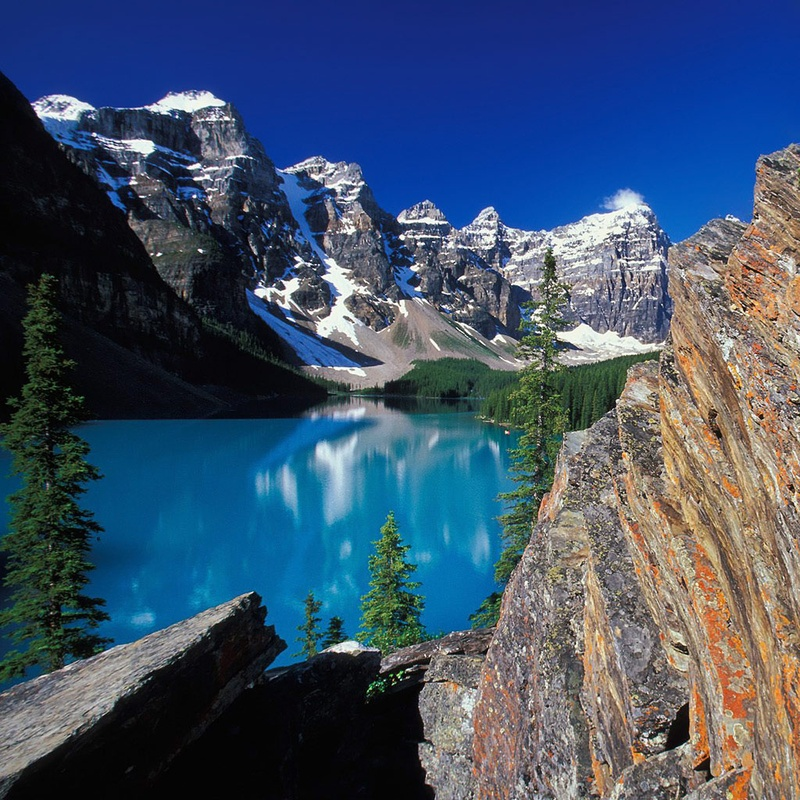
#> input picture arithmetic_logical_ops/images/mountains.jpg, 800 x 800 px, shrunk from 1024 x 1024 before the run
$ jupyter execute arithmetic_ops.ipynb   (shell and % lines are left out)
#> lines starting #> are read from the running program, lines starting #| are printed output that depends on the picture
# Arithmetic Operations

OpenCV allows us to perform arithmetic operations on images. It provides methods like:
* `add()`
* `subtract()`
* `multiply()`

[cell 1]
import cv2
import numpy as np
import matplotlib.pyplot as plt
import matplotlib

### Addition and Subtraction

[cell 2]
img = cv2.imread('images/mountains.jpg', cv2.IMREAD_COLOR)
#> img is the input picture: shape (800, 800, 3); mean B, G, R 105.5, 82.2, 63.5
plt.figure(figsize=[5, 5])
plt.imshow(img[:, :, ::-1])

[cell 3]
#Let's add using OpenCV
matrix = np.ones(img.shape, np.uint8) * 45
(matrix == 45).all()
#> Out = True

[cell 4]
img_add = cv2.add(img, matrix)
plt.imshow(img_add[:, :, ::-1])

[cell 5]
#Let's now subtract
img_sub = cv2.subtract(img, matrix)
plt.imshow(img_sub[:, :, ::-1])

Let us plot all together.

[cell 6]
plt.figure(figsize=[20, 5])
plt.subplot(131); plt.imshow(img_sub[:, :, ::-1]); plt.title('Subtracted (Darker)')
plt.subplot(132); plt.imshow(img[:, :, ::-1]);     plt.title('Original')
plt.subplot(133); plt.imshow(img_add[:, :, ::-1]); plt.title('Added (Brighter)')

As you can see, addition can be used to make an image brighter. Subtraction can be used to make an image darker.

### An NB about addition & subtraction

To illustrate this, we are going to use a matrix of value `100`.

[cell 7]
#Building the matrix
matrix_2 = np.ones(img.shape, np.uint8) * 100

[cell 8]
cv_add = cv2.add(img, matrix_2)

#Since the images are np arrays, we can just add using numpy
np_add = img + matrix_2

[cell 9]
#plotting
plt.figure(figsize=[13, 5])
plt.subplot(131); plt.imshow(cv_add[:, :, ::-1]); plt.title('OpenCV Addition')
plt.subplot(133); plt.imshow(np_add[:, :, ::-1]); plt.title('NumPy Addition')
plt.subplot(132); plt.imshow(img[:, :, ::-1]); plt.title('Original')

Since OpenCV `Mat` objects are numpy arrays, we can also use numpy addition to add the images. However, when we do that we see that the operations yield very different results for OpenCV and for NumPy. Compared to the original, the OpenCV added image appears brighter - as expected- whereas the Numpy added image contains artifacts. This is because the way Numpy and OpenCV add differs significantly, as shown below.

[cell 10]
#A little examination
print('cv_add', len(cv_add[cv_add == 255]))
#| cv_add 316820
print('np_add', len(np_add[np_add == 255]))
#| np_add 7962

The above results may not tell us much, only that cv_add has more `255` than np_add. How does that help us, you ask? It's significant since it shows us how NumPy and OpenCV differ in addition. OpenCV clips overflow values (values greater than 255) at 255, whereas NumPy performs addition modulo `%` 256 (that is, it takes the remainder of dividing a number by 256).
<br>
For example:
<br>
For NumPy, `100 + 236 = 336 % 256 = 80`
<br>
For OpenCV, `100 + 236 = 336 = 255`
<br>
<br>
Hence the reason why we have more `255`'s in the OpenCV added image than in the NumPy one. The NumPy one has artifacts which develop from the modulo operation.

We can prevent this behavior in NumPy by using `np.clip()`, and specify the values from `0` to `255`.

[cell 11]
np_add2 = np.uint8(np.clip(np.add(img, matrix_2, dtype=np.int32), 0, 255))

Instead of using the `+` operator, we have used `np.add`. Although they serve the same functionality, `np.add` allows more operations. For example, here we specify that we want the result to be of type `int32`. We then cast the clipped image `uint8`.

[cell 12]
#We can easily check even without plotting
(np_add2 == cv_add).all()
#> Out = True

### What of Subtraction?

[cell 13]
cv_sub = cv2.subtract(img, matrix_2)
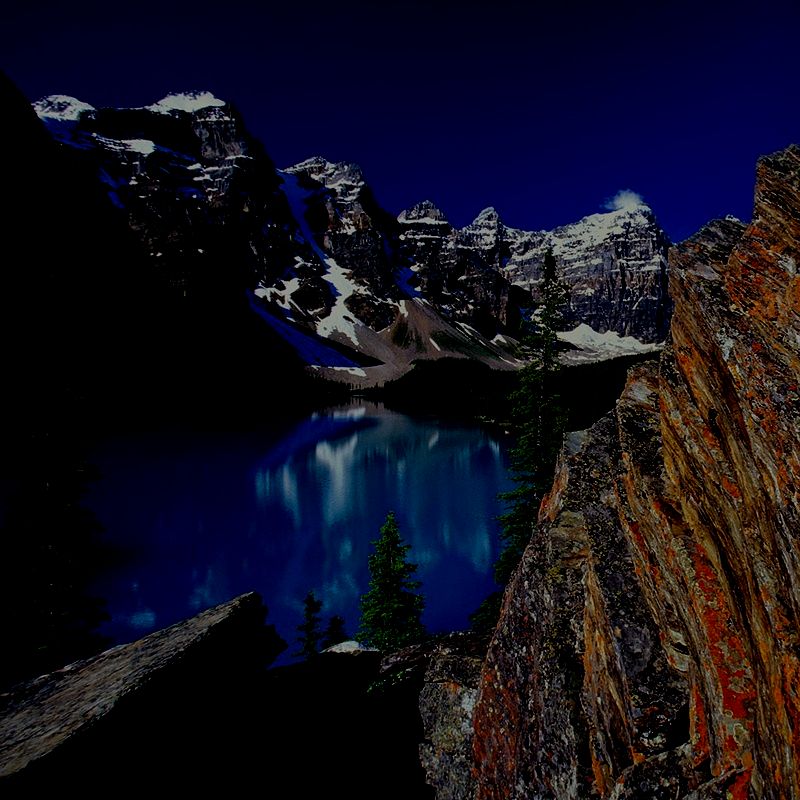
#> cv_sub: shape (800, 800, 3); mean B, G, R 28.8, 15.6, 18.1
np_sub = img - matrix_2
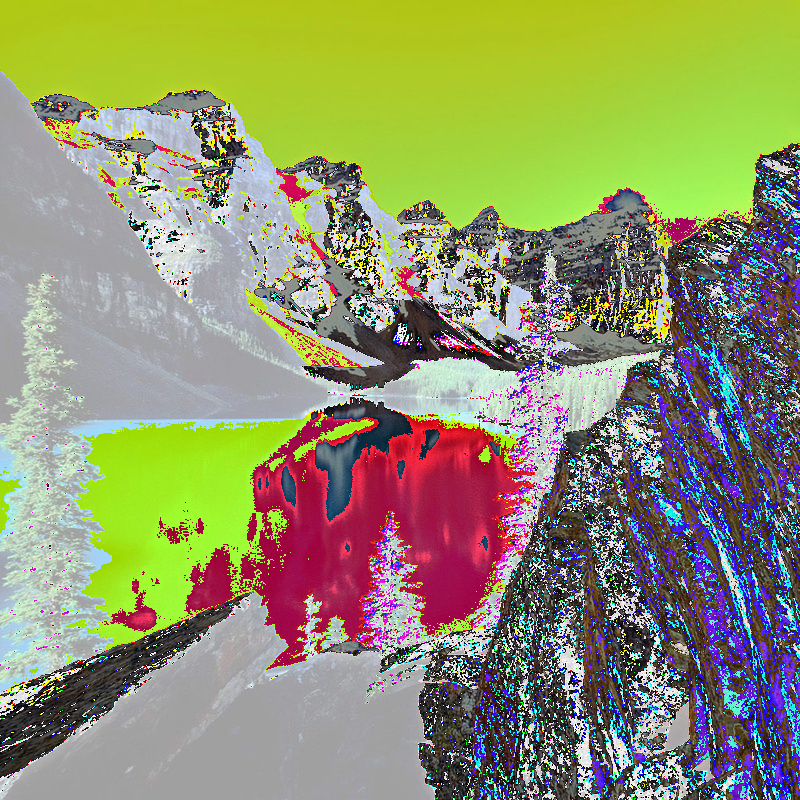
#> np_sub: shape (800, 800, 3); mean B, G, R 110, 146.4, 143.1

[cell 14]
#plotting
plt.figure(figsize=[13, 5])
plt.subplot(131); plt.imshow(cv_sub[:, :, ::-1]); plt.title('OpenCV Subtraction')
plt.subplot(133); plt.imshow(np_sub[:, :, ::-1]); plt.title('NumPy Subtraction')
plt.subplot(132); plt.imshow(img[:, :, ::-1]); plt.title('Original')
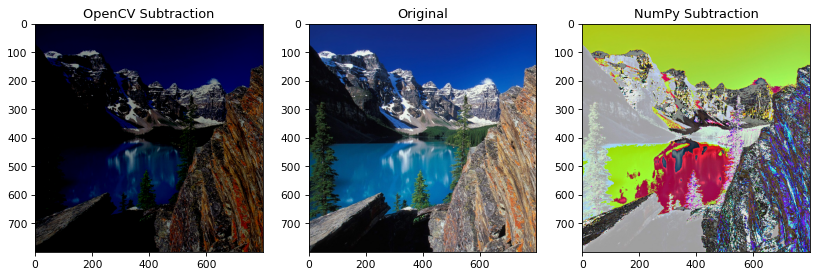
#> figure drawn by matplotlib, 3 panels

We see that, as expected, the OpenCV image gets darker whereas the NumPy image has artifacts. Let us examine the image.

[cell 15]
#Let us observe a single point [0, 0]
print('Original', img[0, 0])
#| Original [120  45  19]
print('np_sub  ', np_sub[0, 0])
#| np_sub   [ 20 201 175]
print('cv_sub  ', cv_sub[0, 0])
#| cv_sub   [20  0  0]

We observe for the first point they are similar.
<br>
<br>
`B` channel
<br>
`120 - 100 = 20` for both of them.
<br>
<br>
`G` channel
<br>
OpenCV Subtraction
<br>
`45 - 100 = -55 = 0`
<br>
Numpy Subtraction
<br>
`45 - 100 = -55 + 256 = 201 `
<br>
<br>
`R` channel
<br>
OpenCV Subtraction
<br>
`19 - 100 = -81 = 0`
<br>
Numpy Subtraction
<br>
`19 - 100 = -81 + 256 = 175 `

So, we see that for numpy, the values wrap around since we are using `uint8` (0 - 255). There's also another way to see this. Since the matrix is full of `100`, the largest negative value we expect is `-100` which wraps to `156`. Hence, where `np_sub` and `cv-sub` deviate, we expect to see the values range from `156 - 255`. At the same time, at those indices, `cv_sub` should have a value of `0` since OpenCV clips values not in the range (0, 255). Let's test this out.

[cell 16]
#We first find the places where they deviate...
deviate_arr = np.array((np_sub != cv_sub).flat)
#True values indicate that the arrays deviate
deviate_arr

[cell 17]
#We expect that, in np_sub, the values of the indices that deviate range from [156 - 255]
print(np_sub.flat[deviate_arr].min(), '-', np_sub.flat[deviate_arr].max())
#| 156 - 255

[cell 18]
#We also expect that, in cv_sub, the values of the indices that deviate are 0
uniqv, = np.unique(cv_sub.flat[deviate_arr])
#> uniqv = 0
#We create an array of unique(non-repeating) values in the deviating indices of cv_sub,
#we expect only one unique value, 0
uniqv
#> Out = 0

As we expected, so have we seen!

## Multiplication

We can also multiply images in OpenCV using `cv2.multiply()`.

[cell 19]
bright = cv2.imread('images/outdoor_colorful.jpg', cv2.IMREAD_COLOR)
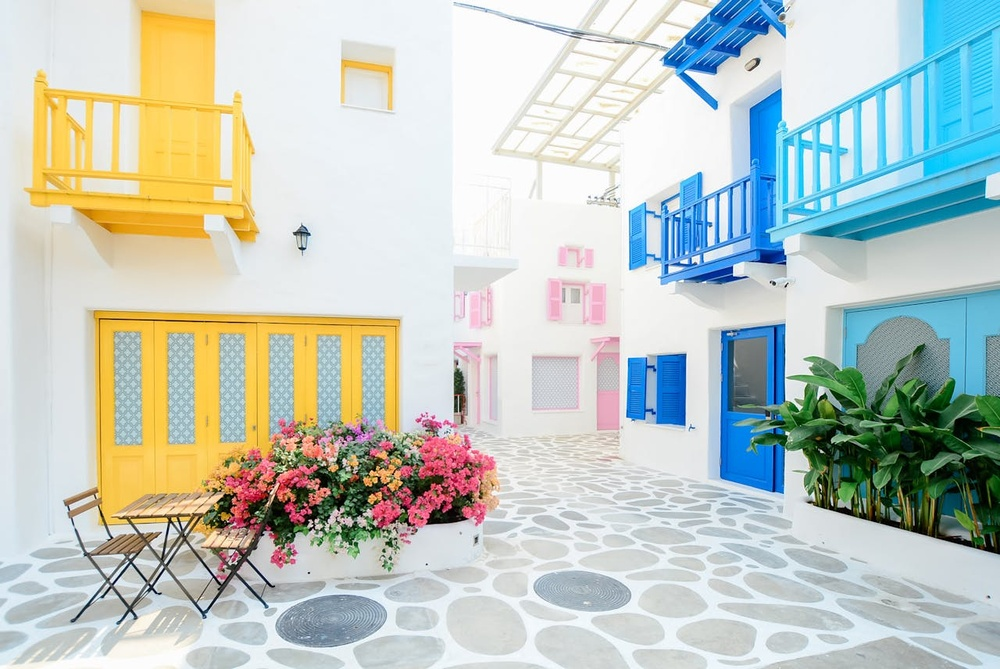
#> input picture arithmetic_logical_ops/images/outdoor_colorful.jpg, 1000 x 669 px, shrunk from 1280 x 856 before the run
#> bright is the input picture: shape (669, 1000, 3); mean B, G, R 193.4, 200.8, 191.7

plt.figure(figsize=[5, 5])
plt.imshow(bright[:, :, ::-1])

[cell 20]
mult_ax = np.ones(bright.shape, np.float64) * 0.8
mult_ax2 = np.ones(bright.shape, np.float64) * 1.2

[cell 21]
#We pass bright as float64 to cv2.multiply
#We cast the result to uint8
low_bright = np.uint8(cv2.multiply(np.float64(bright), mult_ax))
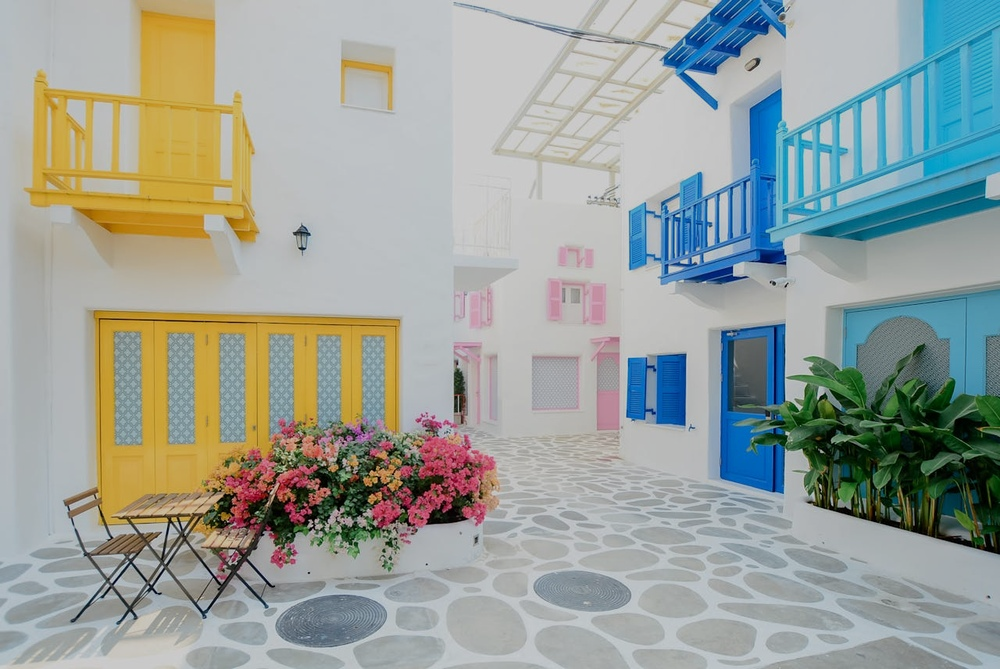
#> low_bright: shape (669, 1000, 3); mean B, G, R 154.3, 160.3, 153
high_bright = np.uint8(cv2.multiply(np.float64(bright), mult_ax2))
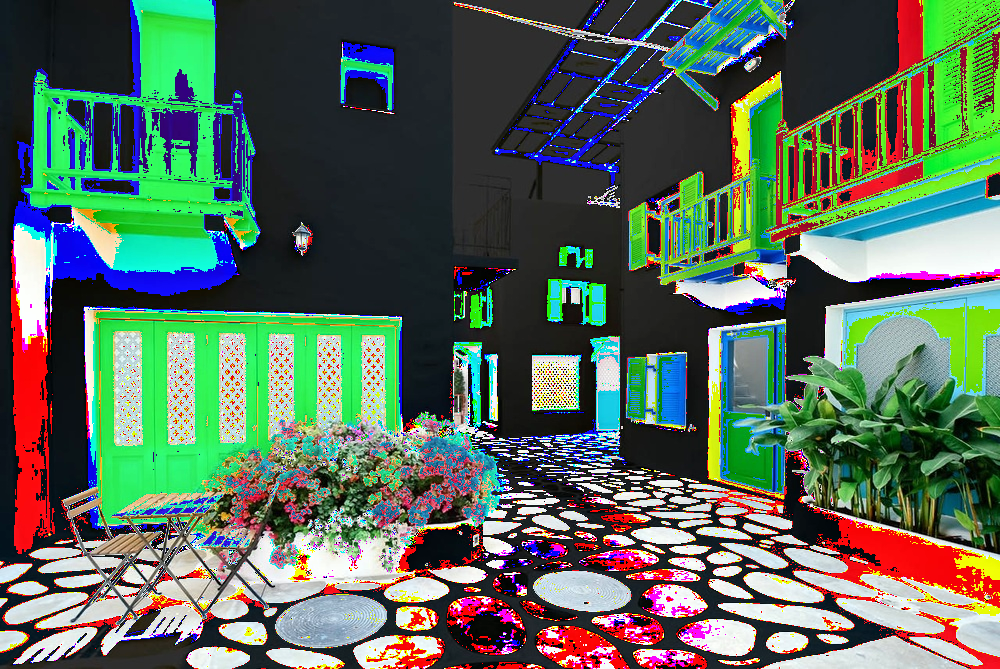
#> high_bright: shape (669, 1000, 3); mean B, G, R 90.6, 107.5, 87.6

[cell 22]
plt.figure(figsize=[13, 5])
plt.subplot(131); plt.imshow(low_bright[:, :, ::-1]); plt.title('Low contrast')
plt.subplot(133); plt.imshow(high_bright[:, :, ::-1]); plt.title('High contrast')
plt.subplot(132); plt.imshow(bright[:, :, ::-1]); plt.title('Original')

One thing to note is that we cast the result to `np.uint8` and the reason for this is that Matplotlib's `imshow` function expects the range `0, 1` for floats, hence it truncates the values.

As we can see, multiplication is concerned with changing the contrast of the image. In the high contrast image, we see artifacts. Let us examine those.

[cell 23]
#Let us multiply using numpy to see if we get the same image.
np_high_bright = np.uint8(bright * mult_ax2)
#Let's compare
(np_high_bright == high_bright).all()
#> Out = True

The images are similar, showing us that for multiplication, unlike addition and subtraction, OpenCV behaves just like NumPy and does not clip the values but performs modulo operation on them. We can prevent this, just like we did for addition, using NumPy's `np.clip()`.

[cell 24]
cv_high_bright2 = np.uint8(np.clip(cv2.multiply(np.float64(bright), mult_ax2), 0, 255))
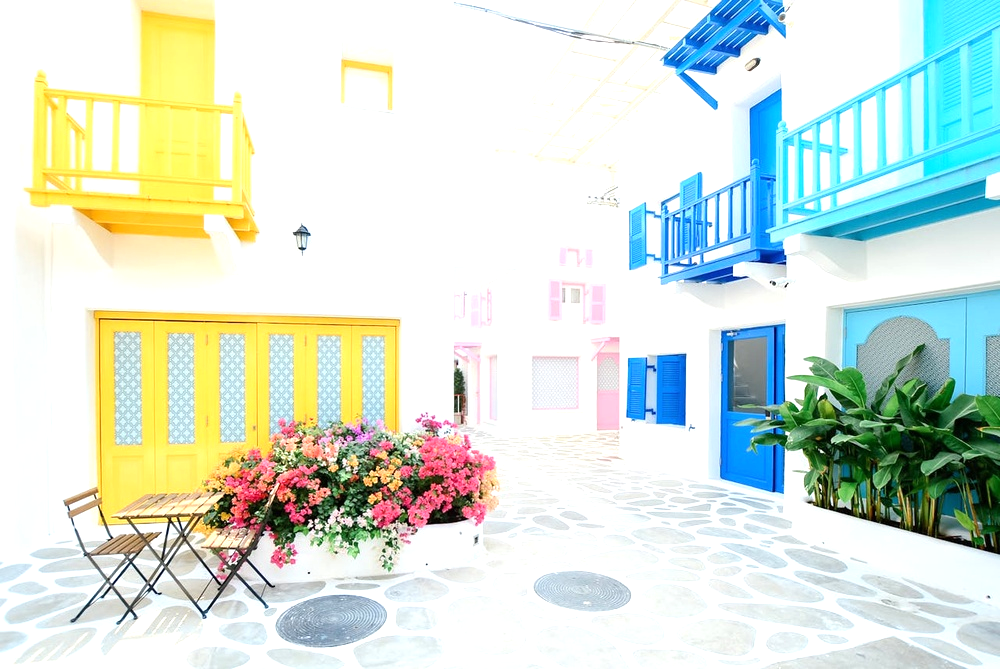
#> cv_high_bright2: shape (669, 1000, 3); mean B, G, R 215.7, 227.3, 214.4

[cell 25]
#Plotting
plt.figure(figsize=[13, 5])
plt.subplot(131); plt.imshow(low_bright[:, :, ::-1]); plt.title('Low contrast')
plt.subplot(133); plt.imshow(cv_high_bright2[:, :, ::-1]); plt.title('High contrast')
plt.subplot(132); plt.imshow(bright[:, :, ::-1]); plt.title('Original')
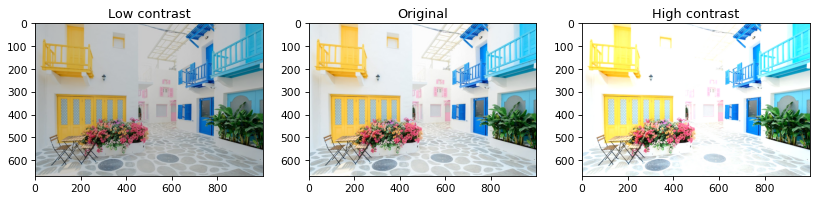
#> figure drawn by matplotlib, 3 panels

We now have a high contrast image - although we have also lost some detail. We can also achieve this with NumPy.

[cell 26]
np_high_bright2 = np.uint8(np.clip(np.multiply(bright, mult_ax2), 0, 255))
#Compare
(np_high_bright2 == cv_high_bright2).all()
#> Out = True
